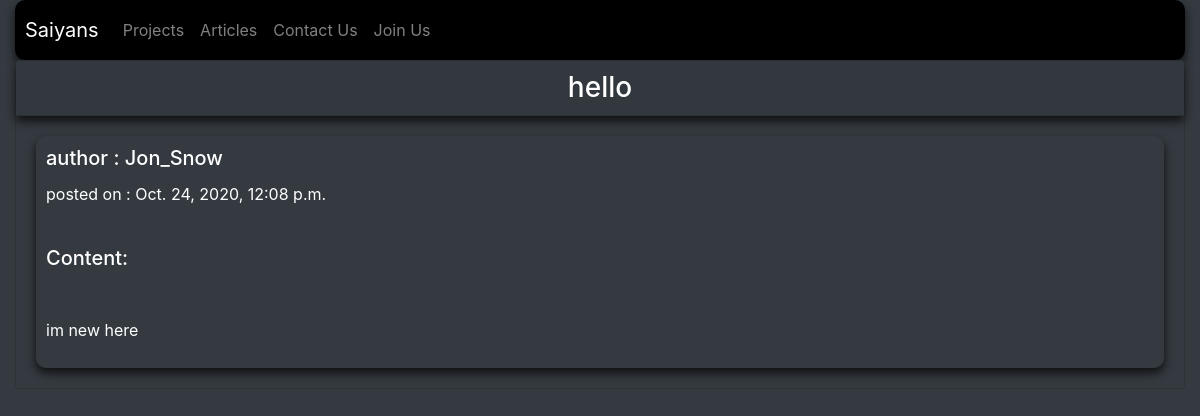
The app's page /Articles/hello/ with its own data.
### blog/models.py (models this page shows)
class Article(models.Model):
	title = models.CharField(max_length = 255)
	content = models.TextField()
	author = models.ForeignKey(settings.AUTH_USER_MODEL,on_delete = models.CASCADE)
	created_on = models.DateTimeField(auto_now_add = True)
	slug = models.SlugField(null = True)

### blog/views.py (the view)
# urls.py: re_path(r'Articles/(?P<slug>[-\w]+)/$',views.read_article,name = 'read_article'),
def read_article(request,slug):
	template = 'blog/read_article.html'
	obj = get_object_or_404(Article,slug = slug)
	return render(request,template,{'article':obj})

### templates/blog/read_article.html
{% extends 'blog/base.html' %}
{% block content %}
	{% include 'includes/navbar.html' %}
	<div class="card bg-dark">
  		<h3 class="card-header shadow-style text-center">{{article.title}}</h5>
  		<div class="card-body">
        <div class="shadow-style">
   			 <h5 class="card-title">author : {{article.author}}</h5>
   			 <p class="card-text">posted on : {{article.created_on}}</p><br>
         <h5>Content:</h5><br>
    		<p class="card-text">{{article.content|linebreaks}}</p>
  			</div>
  		</div>
	</div>
{% endblock %}

### static/css/custom.css (style rules this page uses)
.shadow-style { box-shadow: 0 5px 10px #101010; padding: 10px; border-radius: 10px; }

### records on screen
Article: title "hello", author "Jon_Snow", created_on "Oct. 24, 2020, 12:08 p.m.", content "im new here"
